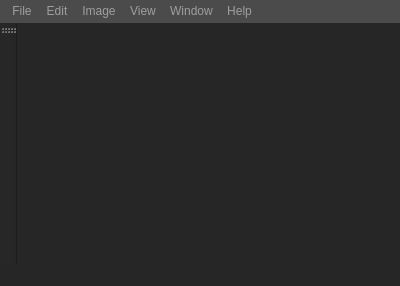
<?xml version="1.0" encoding="UTF-8"?>
<ui version="4.0">
 <class>MainWindow</class>
 <widget class="QMainWindow" name="MainWindow">
  <property name="geometry">
   <rect>
    <x>0</x>
    <y>0</y>
    <width>400</width>
    <height>286</height>
   </rect>
  </property>
  <property name="windowTitle">
   <string>MainWindow</string>
  </property>
  <property name="styleSheet">
   <string notr="true">background-color: rgb(38, 38, 38)</string>
  </property>
  <widget class="QWidget" name="centralWidget"/>
  <widget class="QMenuBar" name="menuBar">
   <property name="geometry">
    <rect>
     <x>0</x>
     <y>0</y>
     <width>400</width>
     <height>24</height>
    </rect>
   </property>
   <property name="styleSheet">
    <string notr="true">background-color: rgb(75, 75, 75);
color: rgb(158, 158, 158);
padding: 2px; </string>
   </property>
   <widget class="QMenu" name="menuFile">
    <property name="title">
     <string>File</string>
    </property>
    <addaction name="actionNew"/>
    <addaction name="actionOpen"/>
    <addaction name="actionOpen_recent"/>
    <addaction name="actionSave"/>
    <addaction name="actionSave_as"/>
    <addaction name="actionExit"/>
    <addaction name="separator"/>
    <addaction name="action_current_file"/>
   </widget>
   <widget class="QMenu" name="menuEdit">
    <property name="autoFillBackground">
     <bool>false</bool>
    </property>
    <property name="styleSheet">
     <string notr="true"/>
    </property>
    <property name="title">
     <string>Edit</string>
    </property>
   </widget>
   <widget class="QMenu" name="menuImage">
    <property name="title">
     <string>Image</string>
    </property>
   </widget>
   <widget class="QMenu" name="menuWindow">
    <property name="title">
     <string>View</string>
    </property>
   </widget>
   <widget class="QMenu" name="menuView">
    <property name="title">
     <string>Window</string>
    </property>
   </widget>
   <widget class="QMenu" name="menuhelp">
    <property name="title">
     <string>Help</string>
    </property>
   </widget>
   <addaction name="menuFile"/>
   <addaction name="menuEdit"/>
   <addaction name="menuImage"/>
   <addaction name="menuWindow"/>
   <addaction name="menuView"/>
   <addaction name="menuhelp"/>
  </widget>
  <widget class="QToolBar" name="mainToolBar">
   <property name="styleSheet">
    <string notr="true">padding: 10px;</string>
   </property>
   <property name="allowedAreas">
    <set>Qt::LeftToolBarArea|Qt::RightToolBarArea</set>
   </property>
   <property name="orientation">
    <enum>Qt::Horizontal</enum>
   </property>
   <attribute name="toolBarArea">
    <enum>LeftToolBarArea</enum>
   </attribute>
   <attribute name="toolBarBreak">
    <bool>false</bool>
   </attribute>
  </widget>
  <widget class="QStatusBar" name="statusBar"/>
  <action name="actionNew">
   <property name="text">
    <string>New</string>
   </property>
   <property name="toolTip">
    <string>Ctrl + N</string>
   </property>
   <property name="shortcut">
    <string>Ctrl+N</string>
   </property>
  </action>
  <action name="actionOpen">
   <property name="text">
    <string>Open</string>
   </property>
   <property name="toolTip">
    <string>Ctrl + O</string>
   </property>
   <property name="shortcut">
    <string>Ctrl+O</string>
   </property>
  </action>
  <action name="actionOpen_recent">
   <property name="text">
    <string>Open recent</string>
   </property>
  </action>
  <action name="actionSave">
   <property name="text">
    <string>Save</string>
   </property>
   <property name="toolTip">
    <string>Ctrl + S</string>
   </property>
   <property name="shortcut">
    <string>Ctrl+S</string>
   </property>
  </action>
  <action name="actionSave_as">
   <property name="text">
    <string>Save as</string>
   </property>
   <property name="toolTip">
    <string>Ctrl + Shift + S</string>
   </property>
   <property name="shortcut">
    <string>Ctrl+Shift+S</string>
   </property>
  </action>
  <action name="actionExit">
   <property name="text">
    <string>Import</string>
   </property>
  </action>
  <action name="action_current_file">
   <property name="text">
    <string>Exit</string>
   </property>
   <property name="toolTip">
    <string>Alt + F4</string>
   </property>
   <property name="shortcut">
    <string>Alt+F4</string>
   </property>
  </action>
 </widget>
 <layoutdefault spacing="6" margin="11"/>
 <resources/>
 <connections/>
</ui>
